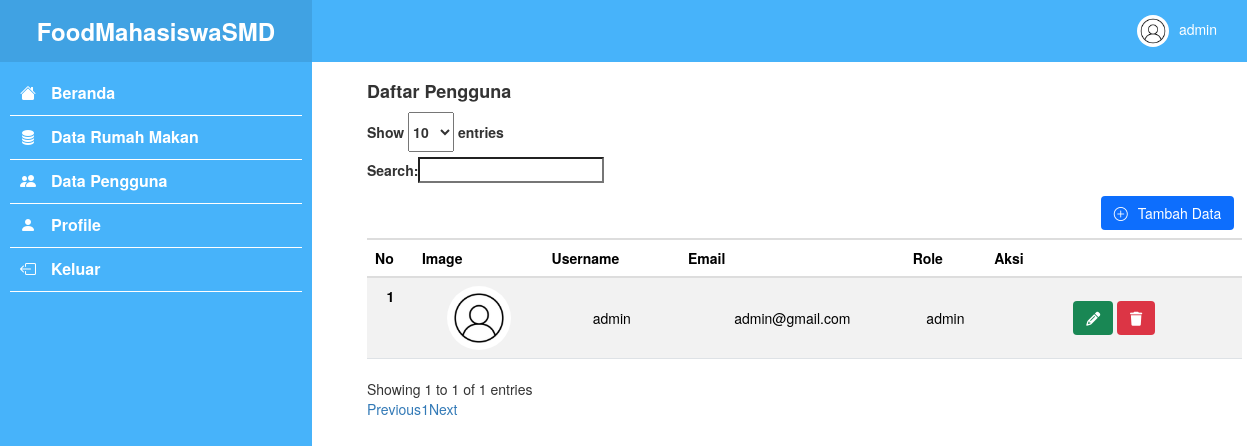
Page /users/index.php (signed in) on the committed database.
### tables this page shows
CREATE TABLE `users` (
  `id` int(11) NOT NULL,
  `username` varchar(255) NOT NULL,
  `email` varchar(255) NOT NULL,
  `password` varchar(255) NOT NULL,
  `role` enum('user','admin') NOT NULL,
  `gambar` varchar(255) NOT NULL
);

### users/index.php (the view, shortened to what this page needs)
<!DOCTYPE html>
<html lang="en">
<head>
  <?php include('../components/koneksi.php') ?>
  <?php include('../components/head.php') ?>
</head>
<body>
  <div class="container-fluid">
    <div class="row min-vh-100">
      <?php include('../components/sidebar.php') ?>
      <div class="col-9 p-0">
        <?php include('../components/navbar.php') ?>
        <div id="content" class="px-5 py-3 z-1" style="z-index: 1;">
          <h4 class="fw-bold">Daftar Pengguna</h4>
          <table class="table align-middle table-striped table-hover" id="dataTables">
            <thead>
              <tr>
                <th colspan="5"></th>
                <th class="text-end"><a class="btn bg-primary text-white" href="add.php"><i class="bi bi-plus-circle me-3"></i>Tambah Data</a></th>
              </tr>
              <tr>
                <th>No</th>
                <th>Image</th>
                <th>Username</th>
                <th>Email</th>
                <th>Role</th>
                <th>Aksi</th>
              </tr>
            </thead>
            <tbody>
              <?php
              $no = 1;
              $result = mysqli_query($koneksi, "SELECT * FROM users");
              while ($row = mysqli_fetch_assoc($result)) {
              ?>
                <tr class="align-middle">
                  <th class="text-center "><?= $no ?></th>
                  <td class="text-center "><img src="../images/users/<?= $row['gambar'] ?>" width="64" height="64" class="object-fit-contain rounded-circle " alt="">
                  </td>
                  <td class="text-center align-middle"><?= $row['username'] ?></td>
                  <td class="text-center align-middle "><?= $row['email'] ?></td>
                  <td class="text-center align-middle "><?= $row['role'] ?></td>
                  <td class="text-center align-middle">
                    <a class="btn bg-success " href="edit.php?id=<?= $row['id'] ?>"><i class="text-white fas fa-pencil"></i></a>
                    <a class="btn bg-danger " href="delete.php?id=<?= $row['id'] ?>"><i class="text-white fa fa-trash"></i></a>
                  </td>
                </tr>
              <?php $no++;
              } ?>
            </tbody>
          </table>
        </div>
      </div>
    </div>
  </div>
  <?php include('../components/footer.php') ?>
</body>
</html>

### components/navbar.php (shortened to what this page needs)
<?php
include('../components/koneksi.php');
$id = $_SESSION['id'];
$result = mysqli_query($koneksi, "SELECT * FROM users WHERE id = $id");
$user = mysqli_fetch_assoc($result);
?>
<nav class="fixed-top" style="background-color: #47b3fa;z-index: 5;">
  <div class="text-end px-5" style="padding: 15px 0;">
    <span class="nav-link text-white "><img src="../images/users/<?= $user['gambar'] ?>" width="32" height="32" class="rounded-circle border-white border-2  me-3 object-fit-cover" alt=""><?= $user['username'] ?></span>
  </div>
</nav>

### rows in the picture
users: gambar (placeholder picture), username "admin", email "admin@gmail.com", role "admin"
